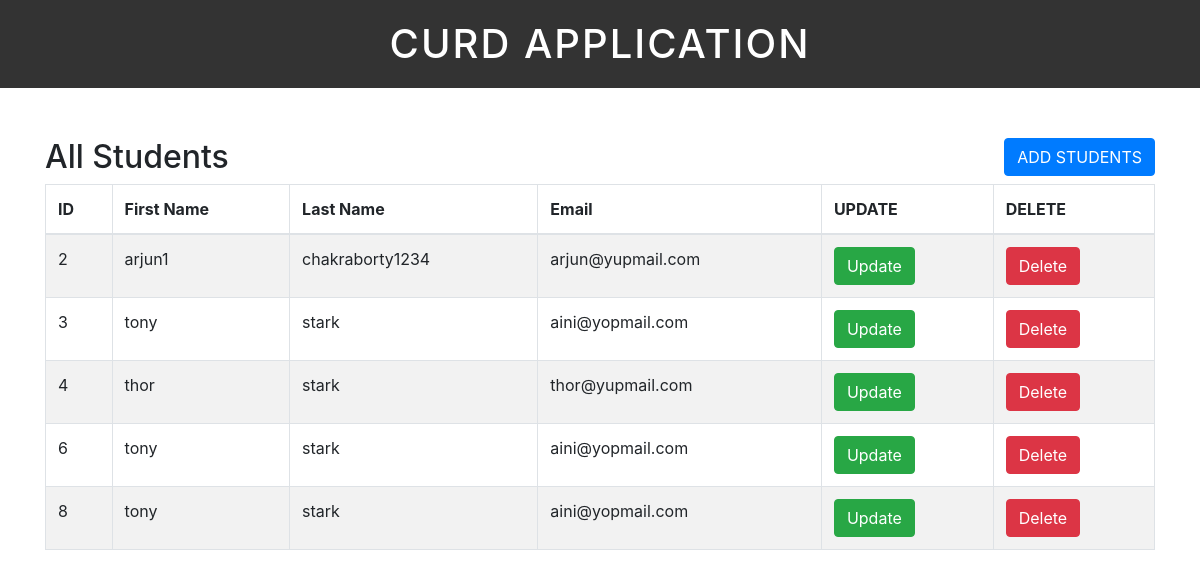
/studentlist.php, run on the app's committed database.
### tables this page shows
CREATE TABLE `student_table` (
  `id` int(11) NOT NULL,
  `first_name` varchar(250) NOT NULL,
  `last_name` varchar(250) NOT NULL,
  `email` varchar(250) NOT NULL
);

### studentlist.php (the view, shortened to what this page needs)
<?php include('header.php'); ?>
<?php include('dbconection.php'); ?>
<div class="box1">
<h2>All Students</h2>
<button class="btn btn-primary" data-toggle="modal" data-target="#exampleModal">ADD STUDENTS</button>
</div>
<table class="table table-hover table-bordered table-striped">
    <thead>
        <tr>
            <th>ID</th>
            <th>First Name</th>
            <th>Last Name</th>
            <th>Email</th>
            <th>UPDATE</th>
            <th>DELETE</th>
        </tr>
    </thead>
    <tbody>
        <?php
        $query = "SELECT * FROM `student_table`";
        $result = mysqli_query($connection, $query);
        if (!$result) {
            die("Query Failed: " . mysqli_error($connection));
        } else {
            while ($row = mysqli_fetch_assoc($result)) {
        ?>
                <tr>
                    <td><?php echo $row['id']; ?></td>
                    <td><?php echo $row['first_name']; ?></td>
                    <td><?php echo $row['last_name']; ?></td>
                    <td><?php echo $row['email']; ?></td>
                    <td><a href="updatestudent.php?id=<?php echo $row['id'];?>" class="btn btn-success">Update</a></td>
                    <td><a href="deletestudent.php?id=<?php echo $row['id']?>" class="btn btn-danger" >Delete</a></td>
                </tr>
        <?php
            }
        }
        ?>
    </tbody>
</table>
<?php include('footer.php'); ?>

### header.php (shortened to what this page needs)
<!DOCTYPE html>
<html lang="en">
<head>
    <link rel="stylesheet" href="https://maxcdn.bootstrapcdn.com/bootstrap/4.5.2/css/bootstrap.min.css">
    <link rel="stylesheet" type="text/css" href="style.css">
</head>
<body>
    <h1 id="main_title">CURD APPLICATION</h1>
    <div class="container">

### footer.php (shortened to what this page needs)
</div>
</body>
</html>

### style.css (style rules this page uses)
#main_title { text-align: center; background-color: #333; color: #fff; padding: 20px; letter-spacing: 2px; font-weight: 500; }
.box1 h2 { float: left; }
.box1 button { float: right; }
.container { margin-top: 50px ; }

### data on the page
student_table: id "2", first_name "arjun1", last_name "chakraborty1234", email "arjun@yupmail.com"
student_table: id "3", first_name "tony", last_name "stark", email "aini@yopmail.com"
student_table: id "4", first_name "thor", last_name "stark", email "thor@yupmail.com"
student_table: id "6", first_name "tony", last_name "stark", email "aini@yopmail.com"
student_table: id "8", first_name "tony", last_name "stark", email "aini@yopmail.com"
